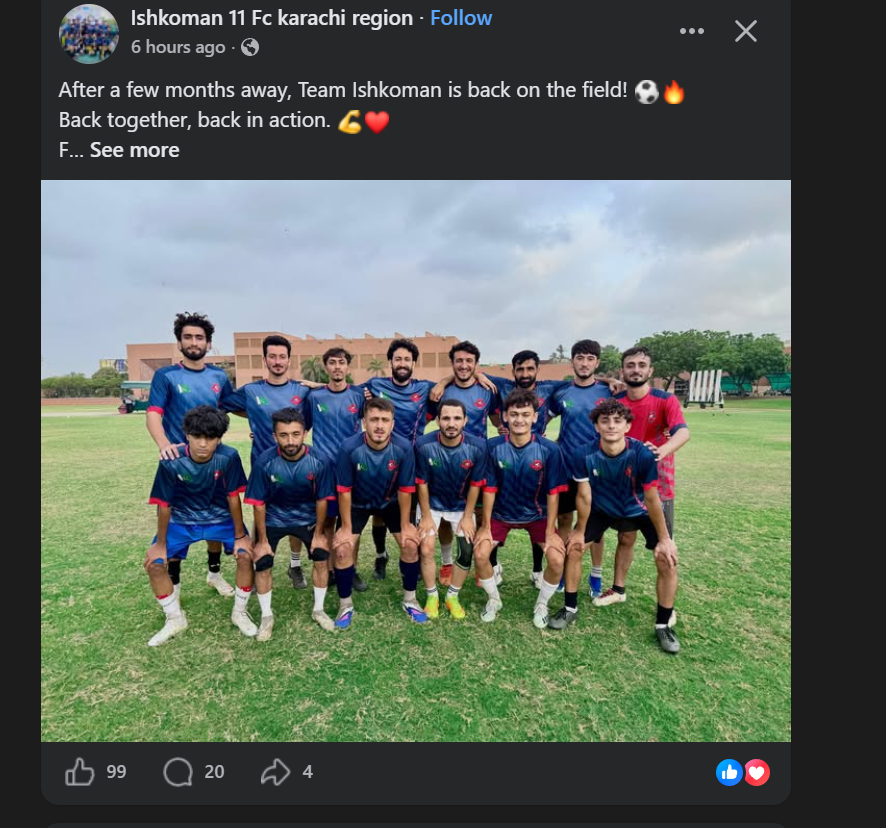
#> input picture img1.png, 886 x 828 px
$ python image_processing.py
#> lines starting #> are read from the running program, lines starting #| are printed output that depends on the picture; after the words box and inside, x2 and y2 are one past the last pixel; in counts of white or black regions, pixels touching at a corner belong together
import cv2
img = cv2.imread('img1.png')
#> img is the input picture: shape (828, 886, 3); mean B, G, R 91.3, 99.2, 90.7
resizing = cv2.resize(img, (800, 600))
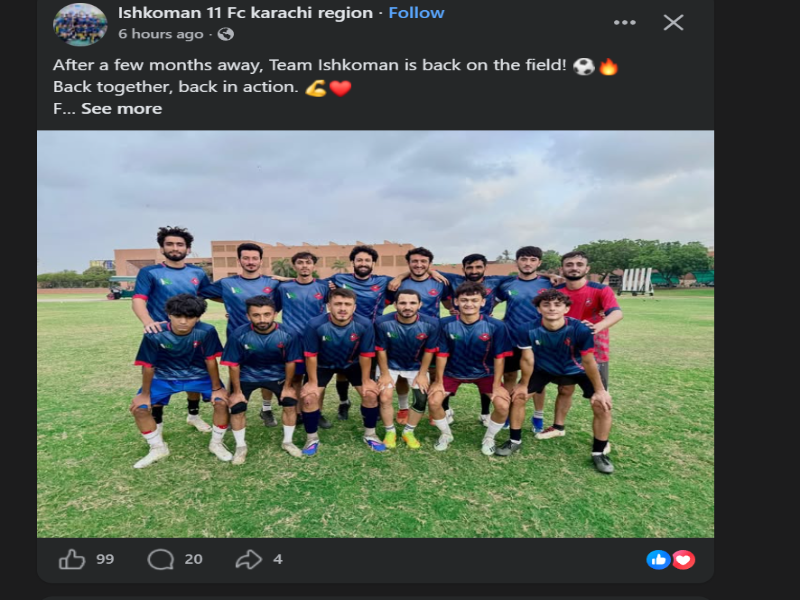
#> resizing: shape (600, 800, 3); mean B, G, R 91.3, 99.2, 90.6
grey = cv2.cvtColor(img,cv2.COLOR_BGR2GRAY)
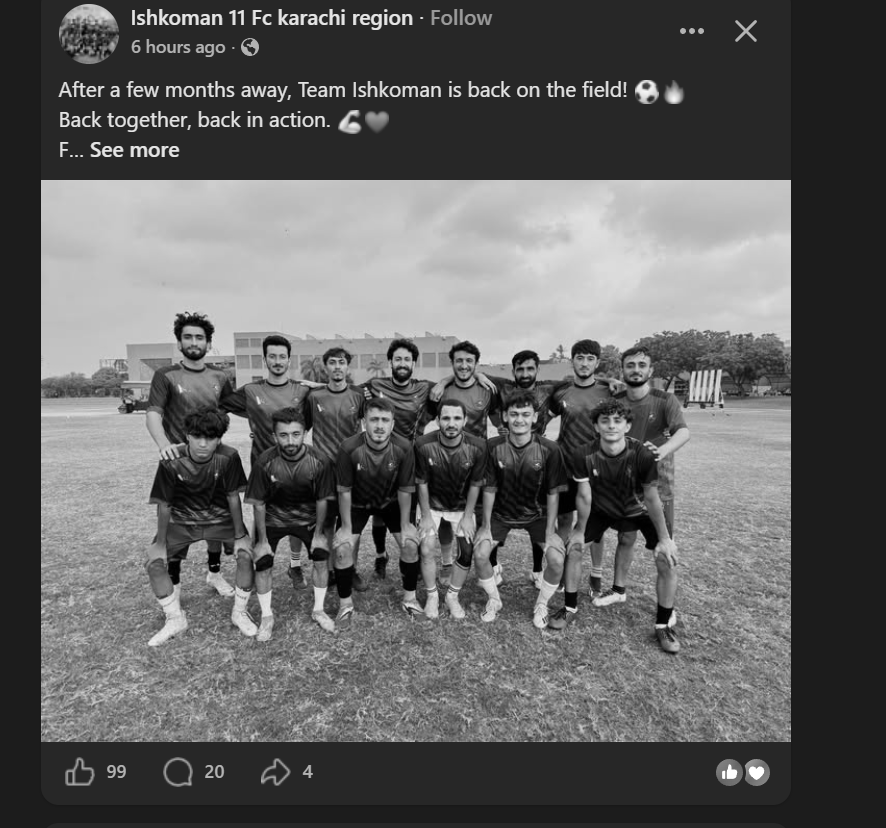
#> grey: shape (828, 886); min 0, max 255, mean 95.9
blurring = cv2.GaussianBlur(img, (5, 5), 0)
edges = cv2.Canny(img, 0, 0)
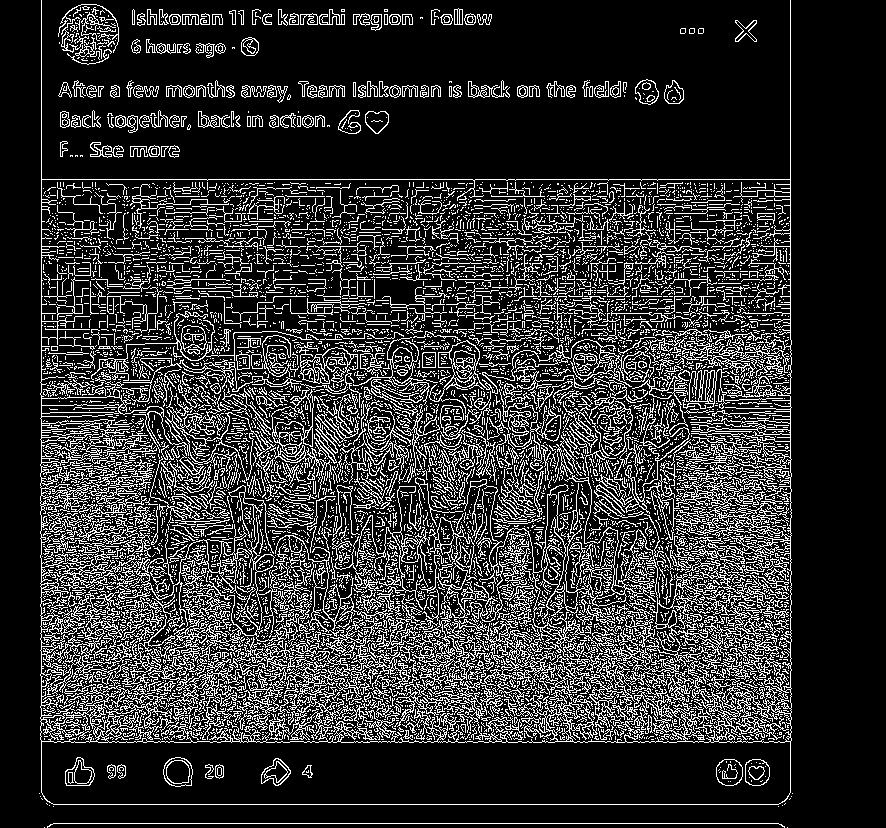
#> edges: shape (828, 886); 19.1% white in thin lines or dots, all inside (x1, y1, x2, y2) = (39, 0, 793, 828)

# cv2.imshow('Resizing',resizing)
# cv2.imshow('Grey',grey)
# cv2.imshow('Blurring',blurring)
cv2.imshow('Edges',edges)
cv2.imshow('ASCII-art_edges.jpg', img)
cv2.waitKey(0)
cv2.destroyAllWindows()
